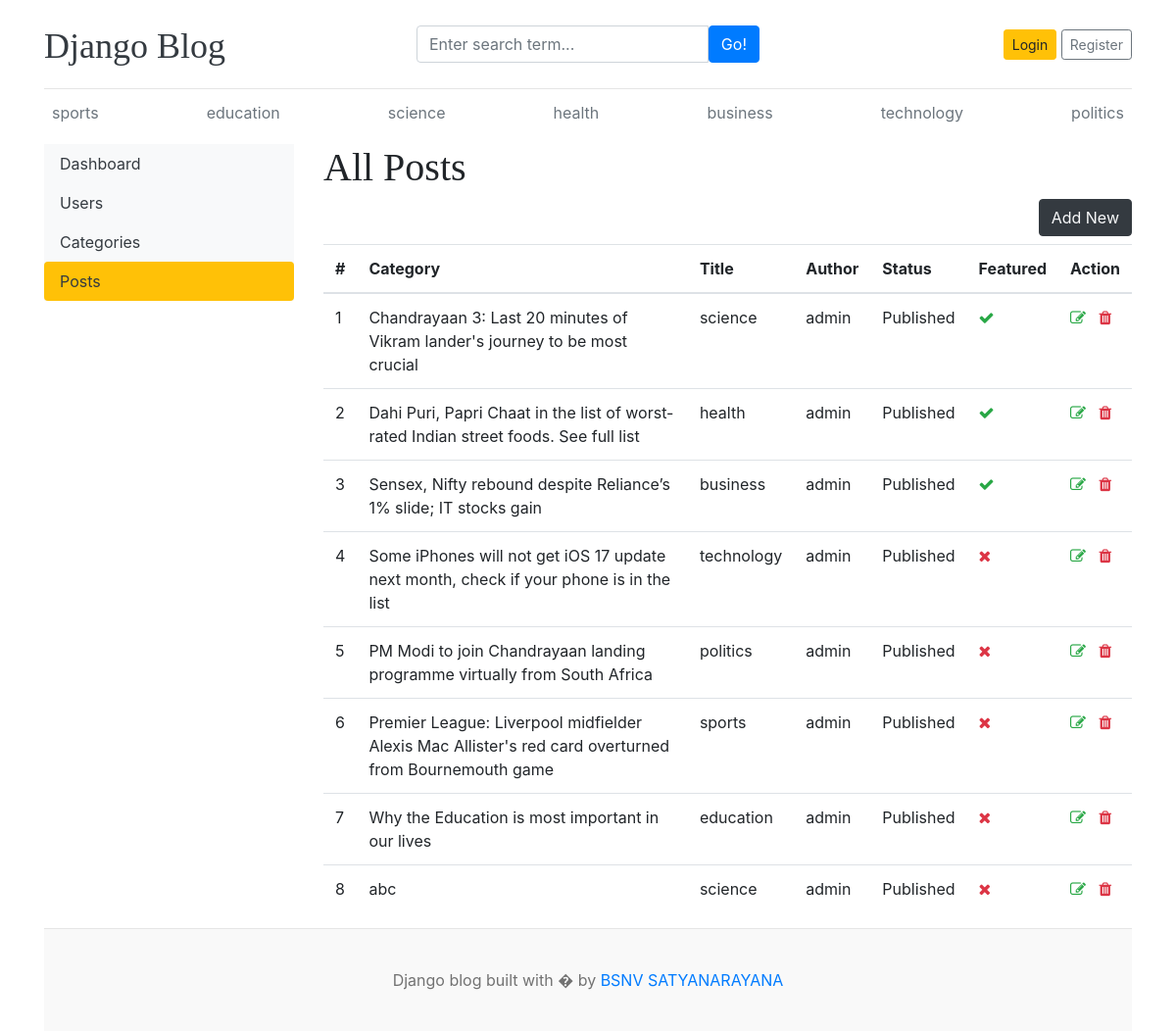
The app's page /dashboard/posts/ with its own data.
### blog/models.py (models this page shows, shortened)
class Category(models.Model):
    category_name=models.CharField(max_length=50,unique=True)
    created_at=models.DateTimeField(auto_now_add=True)
    updated_at=models.DateTimeField(auto_now=True)
    class Meta:
        verbose_name_plural='categories'
    def __str__(self):
        return self.category_name

class Blog(models.Model):
    title=models.CharField(max_length=100)
    slug=models.SlugField(max_length=150,unique=True,blank=True)
    category=models.ForeignKey(Category,on_delete=models.CASCADE)
    author=models.ForeignKey(User,on_delete=models.CASCADE)
    featured_image=models.ImageField(upload_to='upload/%Y/%M/%d')
    short_description=models.TextField(max_length=2000)
    blog_body=models.TextField(max_length=5000)
    status=models.CharField(max_length=20,choices=STATUS_CHOICES,default=0)
    is_featured=models.BooleanField(default=False)
    created_at=models.DateTimeField(auto_now_add=True)
    updated_at=models.DateTimeField(auto_now=True)

### dashboards/views.py (the view)
# urls.py: path('posts/',views.posts,name='posts'),
def posts(request):
   posts=Blog.objects.all()
   context={
      'posts':posts,
   }
   return render(request,'dashboard/posts.html',context)

### blog/context_processors.py (called while the page is built)
def get_categories(request):
    categories=Category.objects.all()
    return dict(categories=categories)

def get_social_links(request):
    social_links=SocialLink.objects.all
    return dict(social_links=social_links)

### templates/dashboard/posts.html (shortened to what this page needs)
{% extends 'base.html' %}
{% block content %}
  <div class="row">
    {% include 'dashboard/sidebar.html' %}
    <div class="col-md-9">
      <h1>All Posts</h1>
      <a href="{% url 'add_post' %}"class="btn btn-dark text-light float-right mb-2">Add New</a>
      <table class="table table-hover">
        <thead>
          <tr>
            <th scope="col">#</th>
            <th scope="col">Category</th>
            <th scope="col">Title</th>
            <th scope="col">Author</th>
            <th scope="col">Status</th>
            <th scope="col">Featured</th>
            <th scope="col">Action</th>
          </tr>
          <tbody>
            {% for post in posts %}
            <tr>
              <td>{{forloop.counter}}</td>
              <td>{{post.title}}</td>
              <td>{{post.category}}</td>
              <td>{{post.author}}</td>
              <td>{{post.status}}</td>
              <td>{% if post.is_featured %}<i class="fa fa-check text-success"></i> {% else %}<i class="fa fa-times text-danger"></i>{%endif%}</td>
              <td>
                <a href="{% url 'edit_post' post.id %}"><i class="fa fa-edit text-success"></i></a>
                <a href="{% url 'delete_post' post.id %}"><i class="fa fa-trash text-danger"></i></a>
              </td>
            </tr>
            {% endfor %}
          </tbody>
        </thead>
      </table>
    </div>
  </div>
{% endblock %}

### templates/base.html (shortened to what this page needs)
{% load static %}
<!DOCTYPE html>
<html lang="en">
<head>
    <link href="https://getbootstrap.com/docs/4.0/dist/css/bootstrap.min.css" rel="stylesheet">
    <link href="{% static 'css/blog.css' %}" rel="stylesheet">
    <link rel="stylesheet" href="https://cdnjs.cloudflare.com/ajax/libs/font-awesome/4.7.0/css/font-awesome.min.css">
  </head>
<body>
    <div class="container">
      <header class="blog-header py-3">
        <div class="row flex-nowrap justify-content-between align-items-center">
          <div class="col-4 pt-1">
            <a class="blog-header-logo text-dark" href="/">Django Blog</a>
          </div>
          <div class="col-4">
            <form action="{% url 'search' %}" method="GET">
              <div class="input-group">
                <input class="form-control" type="text" name="keyword" value="{{keyword}}" placeholder="Enter search term..." aria-label="Enter search term..." aria-describedby="button-search" />
                <button  type="submit" class="btn btn-primary" id="button-search" type="button">Go!</button>
            </div>
          </div>
          <div class="col-4 d-flex justify-content-end align-items-center">
            {% if not user.is_authenticated %}
            <a class="btn btn-sm btn-warning" href="{% url 'login' %}">Login</a> &nbsp;
            <a class="btn btn-sm btn-outline-secondary" href="{% url 'register' %}">Register</a>
          </div>
          {% else %}
          <span><a href="{% url 'dashboard' %}">Dashboard</a></span>
          &emsp;
          <span><a href="{% url 'logout' %}">Logout</a></span>
          {% endif %}
        </div>
      </header>
      <div class="nav-scroller py-1 mb-2">
        <nav class="nav d-flex justify-content-between">
          {% for cat in categories %}
          <a class="p-2 text-muted" href="{% url 'posts_by_category' cat.id %}">{{cat.category_name}}</a>
          {% endfor %}
        </nav>
      </div>
{% block content %}
{% endblock %}
<footer class="blog-footer">
    <p>Django blog built with � by <a href="#">BSNV SATYANARAYANA</a></p>
  </footer>
  </body>
  </html>

### project1/static/css/blog.css (style rules this page uses)
.blog-header { border-bottom: 1px solid #e5e5e5; }
.blog-header-logo { font-family: "Playfair Display", Georgia, "Times New Roman", serif; font-size: 2.25rem; }
h1, h2, h3, h4, h5, h6 { font-family: "Playfair Display", Georgia, "Times New Roman", serif; }
.blog-footer { padding: 2.5rem 0; color: #727272; text-align: center; background-color: #f9f9f9; border-top: .05rem solid #e5e5e5; }
.blog-footer p:last-child { margin-bottom: 0; }

### records on screen
Category: category_name "sports"
Category: category_name "education"
Category: category_name "science"
Category: category_name "health"
Category: category_name "business"
Category: category_name "technology"
Category: category_name "politics"
Blog: title "Chandrayaan 3: Last 20 minutes of Vikram lander's journey to be most crucial", category "science", author "admin", status "Published", is_featured True (drawn)
Blog: title "Dahi Puri, Papri Chaat in the list of worst-rated Indian street foods. See full list", category "health", author "admin", status "Published", is_featured True (drawn)
Blog: title "Sensex, Nifty rebound despite Reliance’s 1% slide; IT stocks gain", category "business", author "admin", status "Published", is_featured True (drawn)
Blog: title "Some iPhones will not get iOS 17 update next month, check if your phone is in the list", category "technology", author "admin", status "Published", is_featured False (drawn)
Blog: title "PM Modi to join Chandrayaan landing programme virtually from South Africa", category "politics", author "admin", status "Published", is_featured False (drawn)
Blog: title "Premier League: Liverpool midfielder Alexis Mac Allister's red card overturned from Bournemouth game", category "sports", author "admin", status "Published", is_featured False (drawn)
Blog: title "Why the Education is most important in our lives", category "education", author "admin", status "Published", is_featured False (drawn)
Blog: title "abc", category "science", author "admin", status "Published", is_featured False (drawn)
